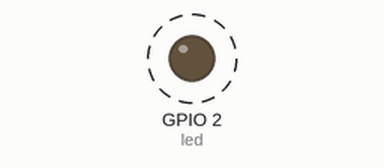
Recording of a program running on a simulated ESP32 board running MicroPython. Shown: output pins drawn as LEDs (lit = HIGH). Dashed ring = blinking.

Above: at 0.5 s.
Timing chart, 0 to 4.6 s (numbered marks = the images above):
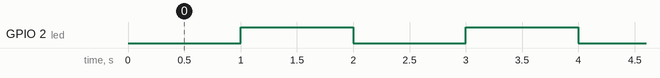

The program:

main.py
```python
# firmware: https://micropython.org/download/ESP32_GENERIC_S3/
# docs: https://docs.micropython.org/en/latest/esp32/quickref.html

from machine import Pin, Timer

led = Pin(2, Pin.OUT)
tim = Timer()


def tick(timer):
    global led
    led.toggle()


tim.init(period=1000, mode=Timer.PERIODIC, callback=tick)
```

Measured:
- by itself, GPIO 2 (led): alternates HIGH for 1.0 s and LOW for 1.0 s
